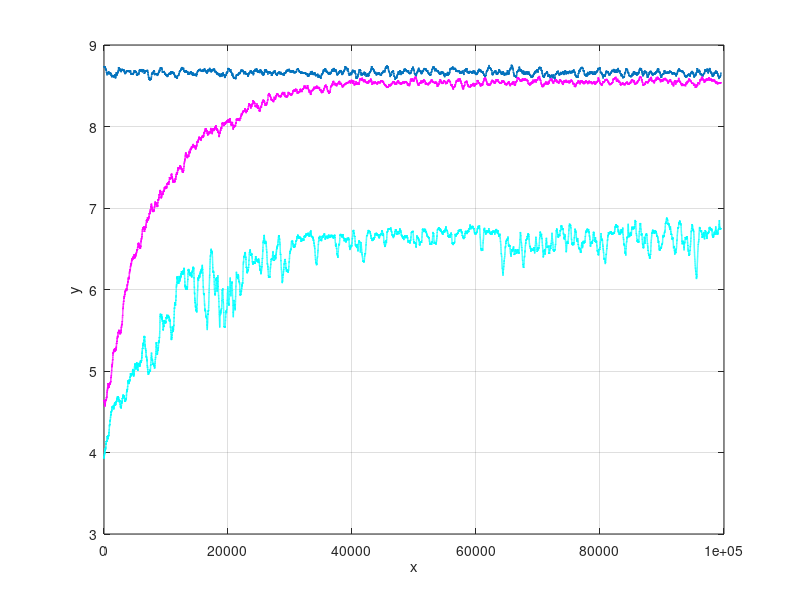

The MATLAB source for this figure:
clear;clc;
set(0,'defaultfigurecolor','w');
load('fp_performance.mat');
load('CTDE.mat');
load('DTDE.mat');
plot(fp_performance,'LineWidth',1)
hold on
plot(DTDE,'m','LineWidth',1)
plot(CTDE,'c','Linewidth',1)
xlabel('x')
ylabel('y')
grid on